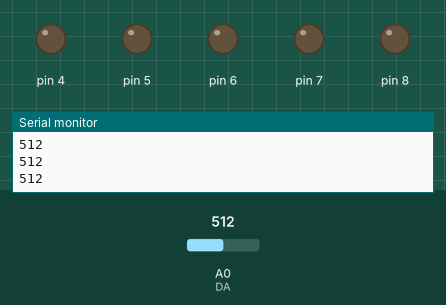
Bench run of a sketch on a simulated Arduino Uno, built with avr-gcc and run on an emulated ATmega328P. Parts: output pins drawn as LEDs (lit = HIGH), the last lines printed to the serial monitor. The test bench sets the inputs (shaded band); at power-on: A0 (DA) = 512.

Above: at 1.2 s.
1.3 s: A0 (DA) set to 900
At 1.9 s:
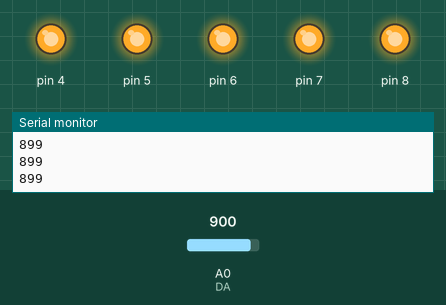
2.8 s: A0 (DA) set to 857
At 3.1 s:
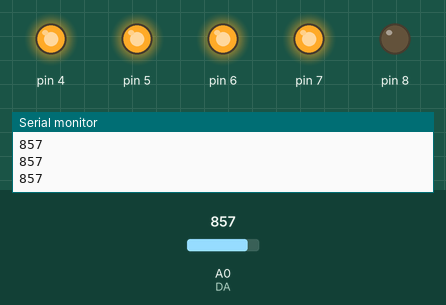
4.3 s: A0 (DA) set to 824
At 5.4 s:
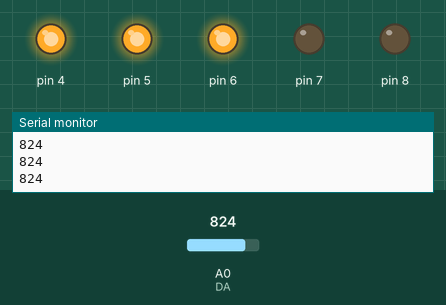
Timing chart, 0 to 7.3 s (numbered marks = the images above; inputs shaded):
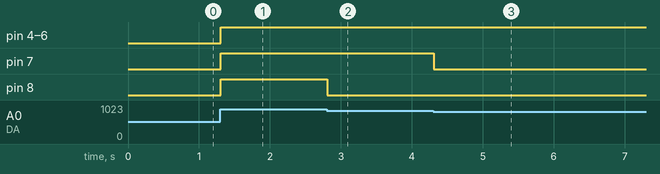

Measured:
- the behaviour switches between 870 and 869 on A0 (DA) (found by bisection; images 1 and 2)
- the behaviour switches between 840 and 839 on A0 (DA) (found by bisection; images 2 and 3)
- after the input at 1.3 s, pin 4–8: LOW → HIGH at once
- after the input at 2.8 s, pin 8: HIGH → LOW at once
- after the input at 4.3 s, pin 7: HIGH → LOW at once

The sketch:

Beat_Meater.ino
```cpp
int DO = 1; //Pin for Digital Output - DO
int DA = 0; // Pin for Analog Output - AO
int trsh = 760; //Set minimum threshold for LED lit
int trsh2 = 780;
int trsh3 = 800;
int trsh4 = 840;
int trsh5 = 870;
int sensorvalue = 0;
float EMA_a = 0.6;
int EMA_S = 0;


void setup() {
  Serial.begin(9600);
  pinMode(1, INPUT);
  pinMode(4, OUTPUT);
  pinMode(5, OUTPUT);
  pinMode(6, OUTPUT);
  pinMode(7, OUTPUT);
  pinMode(8, OUTPUT);
  EMA_S = analogRead(DA);
}

void loop() {
  sensorvalue = analogRead(DA);  //Read the analog value
  EMA_S = (EMA_a*sensorvalue) + ((1-EMA_a)*EMA_S);
  Serial.println(EMA_S);

  if (sensorvalue >= trsh) { //Compare analog value with threshold
    digitalWrite(4,HIGH);
  }
  else {
    digitalWrite(4, LOW);
  }
  if (sensorvalue >= trsh2){
    digitalWrite(4, HIGH);
    digitalWrite(5, HIGH);
  }else{
    digitalWrite(5, LOW);
  }
    if (sensorvalue >= trsh3){
    digitalWrite(4, HIGH);
    digitalWrite(5, HIGH);
    digitalWrite(6, HIGH);
  }else{
    digitalWrite(6, LOW);
  }
    if (sensorvalue >= trsh4){
    digitalWrite(4, HIGH);
    digitalWrite(5, HIGH);
    digitalWrite(6, HIGH);
    digitalWrite(7, HIGH);
  }else{
    digitalWrite(7, LOW);
  }
  if (sensorvalue >= trsh5){
    digitalWrite(4, HIGH);
    digitalWrite(5, HIGH);
    digitalWrite(6, HIGH);
    digitalWrite(7, HIGH);
    digitalWrite(8, HIGH);
  }else{
    digitalWrite(8, LOW);
  }
  if (sensorvalue <= trsh){
    digitalWrite(4, LOW);
    digitalWrite(5, LOW);
    digitalWrite(6, LOW);
    digitalWrite(7, LOW);
    }
}
```
